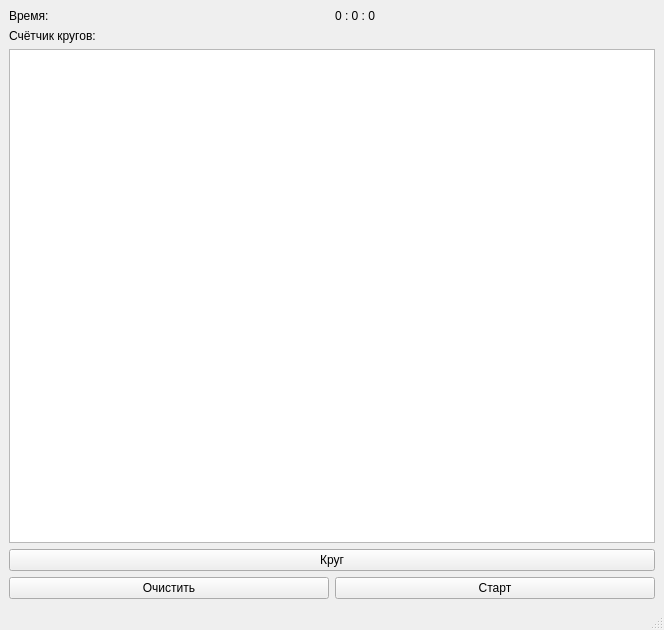
<?xml version="1.0" encoding="UTF-8"?>
<ui version="4.0">
 <class>MainWindow</class>
 <widget class="QMainWindow" name="MainWindow">
  <property name="geometry">
   <rect>
    <x>0</x>
    <y>0</y>
    <width>664</width>
    <height>630</height>
   </rect>
  </property>
  <property name="windowTitle">
   <string>MainWindow</string>
  </property>
  <widget class="QWidget" name="centralwidget">
   <layout class="QGridLayout" name="gridLayout">
    <item row="0" column="0">
     <layout class="QHBoxLayout" name="horizontalLayout">
      <item>
       <widget class="QLabel" name="secLabel">
        <property name="text">
         <string>Время:</string>
        </property>
       </widget>
      </item>
      <item>
       <widget class="QLabel" name="secText">
        <property name="text">
         <string>0 : 0 : 0</string>
        </property>
       </widget>
      </item>
     </layout>
    </item>
    <item row="1" column="0">
     <layout class="QVBoxLayout" name="circleLayout">
      <item>
       <widget class="QLabel" name="circleLabel">
        <property name="text">
         <string>Счётчик кругов:</string>
        </property>
       </widget>
      </item>
      <item>
       <widget class="QTextEdit" name="circleText"/>
      </item>
      <item>
       <widget class="QPushButton" name="circleButton">
        <property name="text">
         <string>Круг</string>
        </property>
       </widget>
      </item>
     </layout>
    </item>
    <item row="2" column="0">
     <layout class="QHBoxLayout" name="buttonsLayout">
      <item>
       <widget class="QPushButton" name="cleanButton">
        <property name="text">
         <string>Очистить</string>
        </property>
       </widget>
      </item>
      <item>
       <widget class="QPushButton" name="startButton">
        <property name="text">
         <string>Старт</string>
        </property>
       </widget>
      </item>
     </layout>
    </item>
   </layout>
  </widget>
  <widget class="QMenuBar" name="menubar">
   <property name="geometry">
    <rect>
     <x>0</x>
     <y>0</y>
     <width>664</width>
     <height>21</height>
    </rect>
   </property>
  </widget>
  <widget class="QStatusBar" name="statusbar"/>
 </widget>
 <tabstops>
  <tabstop>circleText</tabstop>
  <tabstop>circleButton</tabstop>
  <tabstop>cleanButton</tabstop>
  <tabstop>startButton</tabstop>
 </tabstops>
 <resources/>
 <connections>
  <connection>
   <sender>cleanButton</sender>
   <signal>clicked()</signal>
   <receiver>circleText</receiver>
   <slot>clear()</slot>
   <hints>
    <hint type="sourcelabel">
     <x>169</x>
     <y>589</y>
    </hint>
    <hint type="destinationlabel">
     <x>91</x>
     <y>456</y>
    </hint>
   </hints>
  </connection>
 </connections>
</ui>
